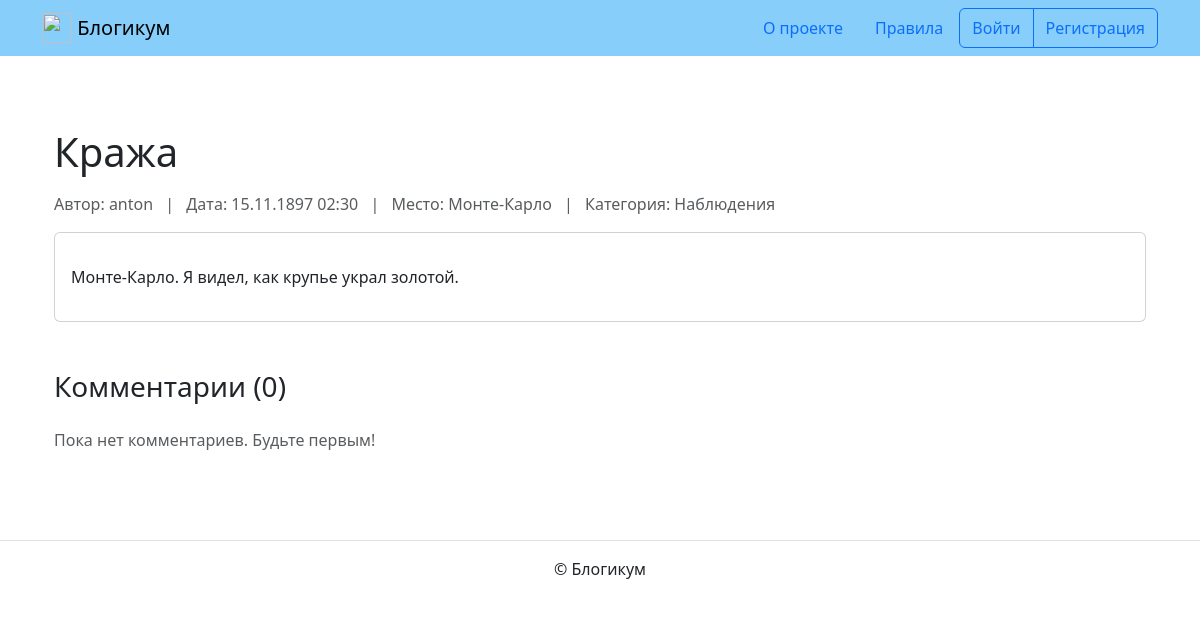
/posts/22/, run on the app's committed database.
### blog/models.py (models this page shows, shortened)
class Post(models.Model):
    title = models.CharField(max_length=256)
    text = models.TextField()
    pub_date = models.DateTimeField()
    author = models.ForeignKey(User, on_delete=models.CASCADE)
    location = models.ForeignKey(
        Location,
        on_delete=models.SET_NULL,
        null=True,
        blank=True
    )
    category = models.ForeignKey(
        Category,
        on_delete=models.SET_NULL,
        null=True
    )
    is_published = models.BooleanField(default=True)
    created_at = models.DateTimeField(auto_now_add=True)
    image = models.ImageField(
        upload_to='blog_images/',
        blank=True,
        null=True
    )
    class Meta:
        verbose_name = 'post'
        verbose_name_plural = 'Posts'
        ordering = ['-pub_date']

class Location(models.Model):
    name = models.CharField(max_length=256)
    is_published = models.BooleanField(default=True)
    created_at = models.DateTimeField(auto_now_add=True)
    class Meta:
        verbose_name = 'location'
        verbose_name_plural = 'Locations'

class Category(models.Model):
    title = models.CharField(max_length=256)
    description = models.TextField()
    slug = models.SlugField(unique=True)
    is_published = models.BooleanField(default=True)
    created_at = models.DateTimeField(auto_now_add=True)
    class Meta:
        verbose_name = 'category'
        verbose_name_plural = 'Categories'

### blog/views.py (the view)
# urls.py: path('posts/<int:pk>/', views.post_detail, name='post_detail'),
def post_detail(request, pk):
    post = get_object_or_404(
        Post,
        pk=pk,
        is_published=True,
        pub_date__lte=timezone.now(),
        category__is_published=True
    )
    comments = post.comments.all()
    form = CommentForm()
    return render(request, 'blog/detail.html', {
        'post': post,
        'comments': comments,
        'form': form
    })

### templates/blog/detail.html (shortened to what this page needs)
{% extends "base.html" %}
{% load django_bootstrap5 %}
{% block content %}
<div class="container py-4">
    <div class="row">
        <div class="col-12">
            <article class="mb-5">
                <h1 class="mb-3">{{ post.title }}</h1>
                <div class="text-muted mb-3">
                    <span>Автор: {{ post.author.username }}</span>
                    <span class="mx-2">|</span>
                    <span>Дата: {{ post.pub_date|date:"d.m.Y H:i" }}</span>
                    {% if post.location %}
                    <span class="mx-2">|</span>
                    <span>Место: {{ post.location.name }}</span>
                    {% endif %}
                    <span class="mx-2">|</span>
                    <span>Категория: {{ post.category.title }}</span>
                </div>
                <div class="card">
                    <div class="card-body">
                        <p class="card-text">{{ post.text|linebreaks }}</p>
                    </div>
                </div>
            </article>
            <h3 class="mb-4">Комментарии ({{ post.comments.count }})</h3>
            {% for comment in comments %}
            <div class="card mb-3">
                <div class="card-body">
                    <div class="d-flex justify-content-between align-items-center mb-2">
                        <strong>{{ comment.author.username }}</strong>
                        <small class="text-muted">{{ comment.created_at|date:"d.m.Y H:i" }}</small>
                    </div>
                    <p class="card-text">{{ comment.text|linebreaks }}</p>
                    {% if user.is_authenticated and user == comment.author %}
                    <div class="mt-2">
                        <a href="{% url 'blog:edit_comment' post.pk comment.pk %}" class="btn btn-outline-secondary btn-sm">Редактировать</a>
                        <a href="{% url 'blog:delete_comment' post.pk comment.pk %}" class="btn btn-outline-danger btn-sm">Удалить</a>
                    </div>
                    {% endif %}
                </div>
            </div>
            {% empty %}
            <p class="text-muted">Пока нет комментариев. Будьте первым!</p>
            {% endfor %}
        </div>
    </div>
</div>
{% endblock %}

### data on the page
Post: title "Кража", author.username "anton", pub_date "15.11.1897 02:30", location.name "Монте-Карло", category "Наблюдения", text "Монте-Карло. Я видел, как крупье украл золотой.", comments.count "0"
